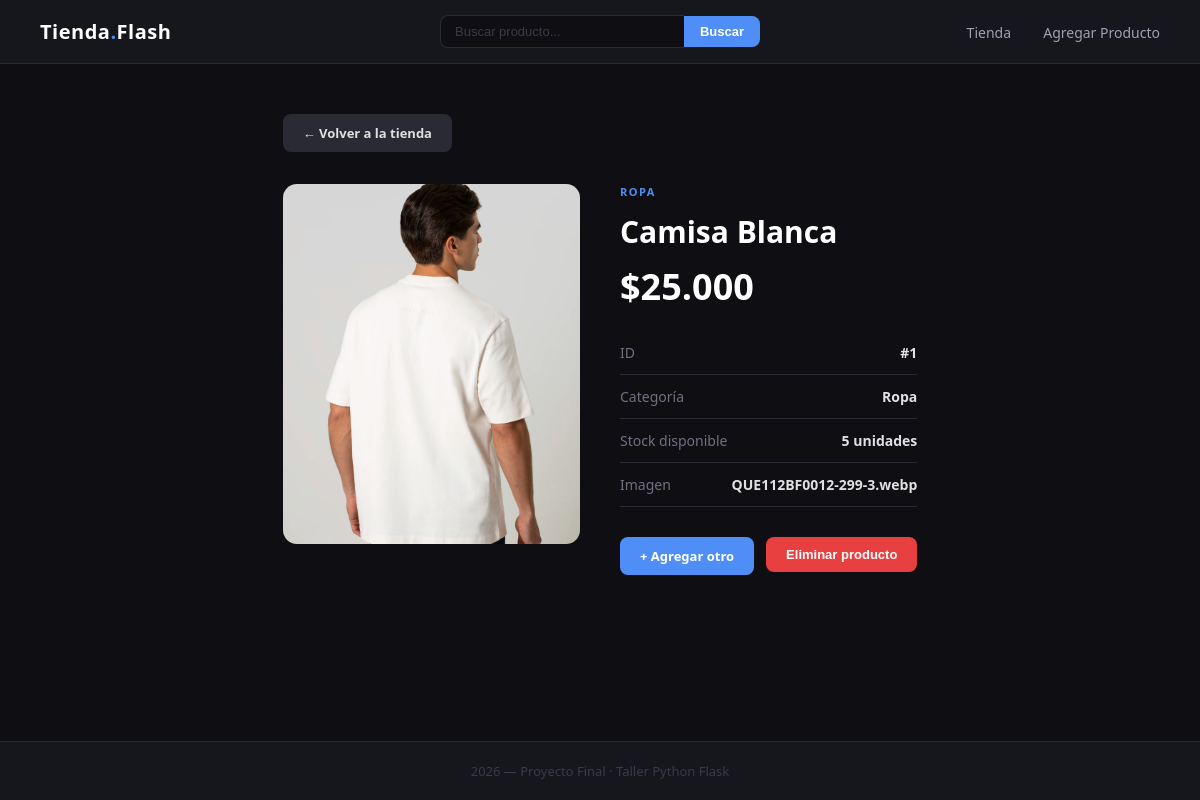
The page /producto/1 on the database its author committed.
### tables this page shows
CREATE TABLE productos (
            id        INTEGER PRIMARY KEY AUTOINCREMENT,
            nombre    TEXT    NOT NULL,
            precio    REAL    NOT NULL,
            categoria TEXT    NOT NULL,
            stock     INTEGER NOT NULL,
            imagen    TEXT
        );

### app.py (the view)
@app.route('/producto/<int:producto_id>')
def detalle(producto_id):
    conexion = sqlite3.connect(RUTA_BD)
    conexion.row_factory = sqlite3.Row
    cursor = conexion.cursor()
    cursor.execute("SELECT * FROM productos WHERE id = ?", (producto_id,))
    producto = cursor.fetchone()
    cursor.close()
    conexion.close()
    if producto is None:
        return "<h2>Producto no encontrado.</h2>", 404
    return render_template("detalle.html", producto=producto)

### templates/detalle.html (shortened to what this page needs)
{% extends "base.html" %}
{% block contenido %}
<a href="{{ url_for('tienda') }}" class="btn btn-secundario" style="margin-bottom: 32px; display: inline-block;">
    ← Volver a la tienda
</a>
<div class="detalle-contenedor">
    <div>
        {% if producto['imagen'] %}
            <img
                class="detalle-img"
                src="{{ url_for('static', filename='img/productos/' + producto['imagen']) }}"
                alt="{{ producto['nombre'] }}"
            >
        {% else %}
            <div class="detalle-img-placeholder">📦</div>
        {% endif %}
    </div>
    <div class="detalle-info">
        <span class="badge-categoria">{{ producto['categoria'] }}</span>
        <h1>{{ producto['nombre'] }}</h1>
        <p class="precio-grande">${{ "{:,.0f}".format(producto['precio']).replace(",", ".") }}</p>
        <div class="detalle-filas">
            <div class="detalle-fila">
                <span class="etiqueta">ID</span>
                <span class="valor">#{{ producto['id'] }}</span>
            </div>
            <div class="detalle-fila">
                <span class="etiqueta">Categoría</span>
                <span class="valor">{{ producto['categoria'] }}</span>
            </div>
            <div class="detalle-fila">
                <span class="etiqueta">Stock disponible</span>
                <span class="valor">{{ producto['stock'] }} unidades</span>
            </div>
            <div class="detalle-fila">
                <span class="etiqueta">Imagen</span>
                <span class="valor">
                    {% if producto['imagen'] %}{{ producto['imagen'] }}{% else %}Sin imagen{% endif %}
                </span>
            </div>
        </div>
        <div class="detalle-acciones">
            <a href="{{ url_for('agregar') }}" class="btn btn-primario">+ Agregar otro</a>
            <form action="{{ url_for('eliminar', producto_id=producto['id']) }}" method="POST">
                <button type="submit" class="btn btn-peligro">Eliminar producto</button>
            </form>
        </div>
    </div>
</div>
{% endblock %}

### static/css/estilos.css (style rules this page uses)
*, *::before, *::after { box-sizing: border-box; margin: 0; padding: 0; }
body { font-family: 'Segoe UI', Tahoma, Geneva, Verdana, sans-serif; background-color: #0f0f13; color: #e0e0e0; min-height: 100vh; display: flex; flex-direction: column; }
.btn { display: inline-block; padding: 10px 20px; border-radius: 8px; font-size: 13px; font-weight: 600; cursor: pointer; border: none; text-decoration: none; transition: opacity 0.2s ease, transform 0.15s ease; text-align: center; }
.btn-primario { background-color: #4f8ef7; color: #ffffff; }
.btn-peligro { background-color: #e84040; color: #ffffff; }
.btn-secundario { background-color: #2a2a35; color: #e0e0e0; }
.detalle-contenedor { display: grid; grid-template-columns: 1fr 1fr; gap: 40px; align-items: start; }
.detalle-img { width: 100%; border-radius: 14px; object-fit: cover; max-height: 360px; background-color: #1e1e28; }
.detalle-info .badge-categoria { font-size: 11px; text-transform: uppercase; letter-spacing: 1.5px; color: #4f8ef7; font-weight: 600; margin-bottom: 12px; display: block; }
.detalle-info h1 { font-size: 30px; font-weight: 700; color: #ffffff; margin-bottom: 10px; }
.detalle-info .precio-grande { font-size: 36px; font-weight: 700; color: #ffffff; margin-bottom: 20px; }
.detalle-filas { margin-bottom: 30px; }
.detalle-fila { display: flex; justify-content: space-between; padding: 12px 0; border-bottom: 1px solid #2a2a35; font-size: 14px; }
.detalle-fila .etiqueta { color: #707080; }
.detalle-fila .valor { color: #e0e0e0; font-weight: 600; }
.detalle-acciones { display: flex; gap: 12px; }

### rows shown on the page
productos: imagen (picture), categoria "ROPA", nombre "Camisa Blanca", precio "25.000", id "1", categoria "Ropa", stock "5", imagen "QUE112BF0012-299-3.webp"
